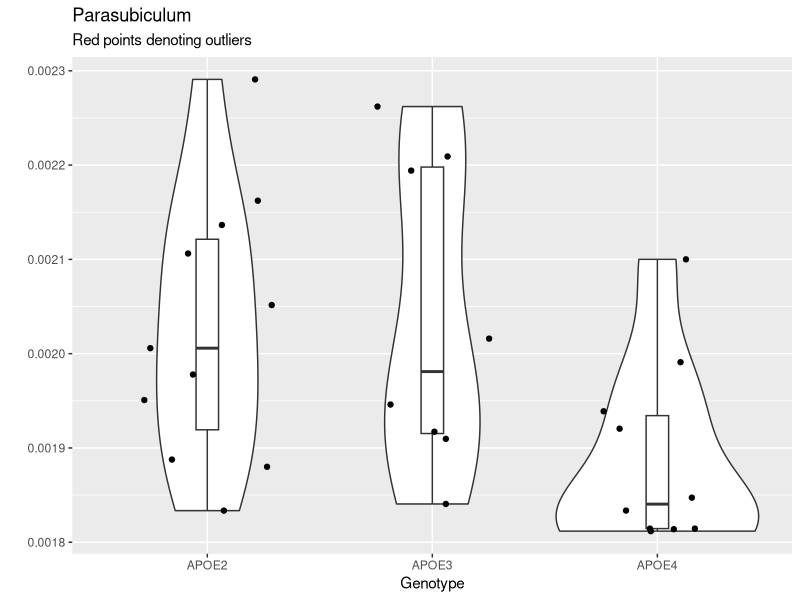
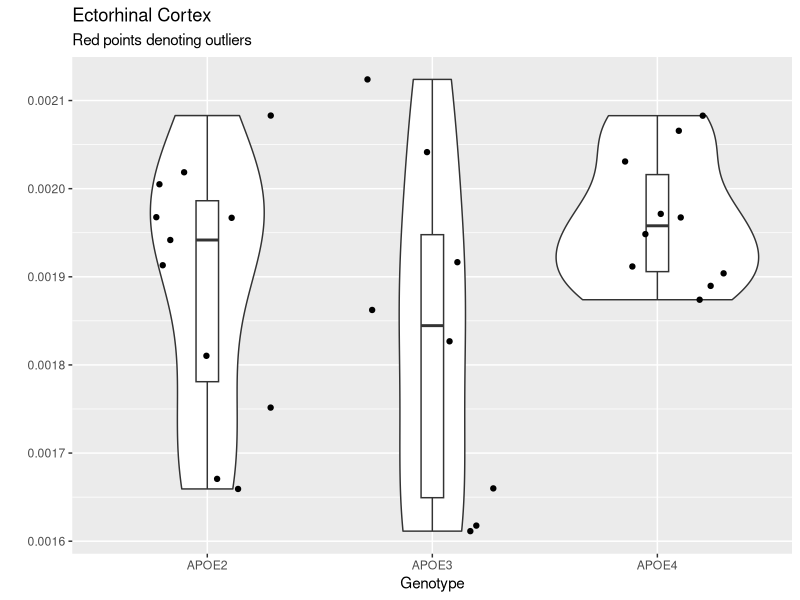
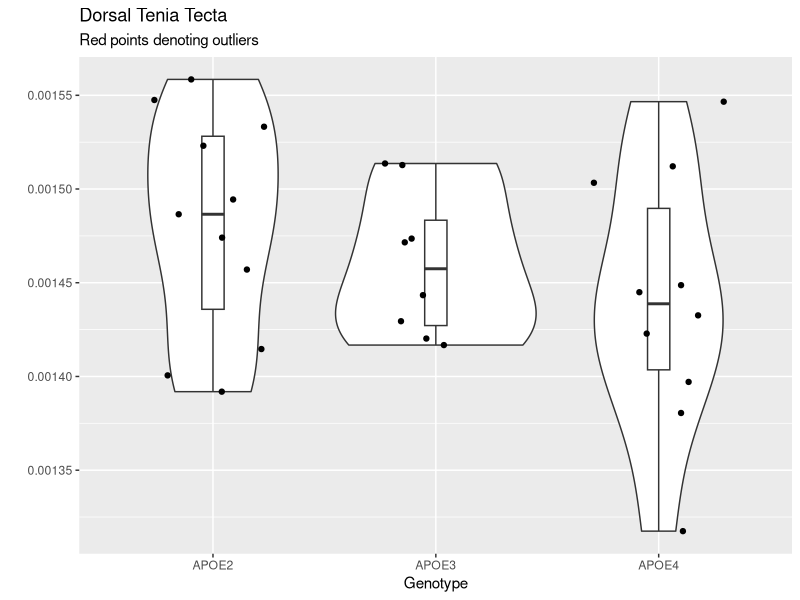
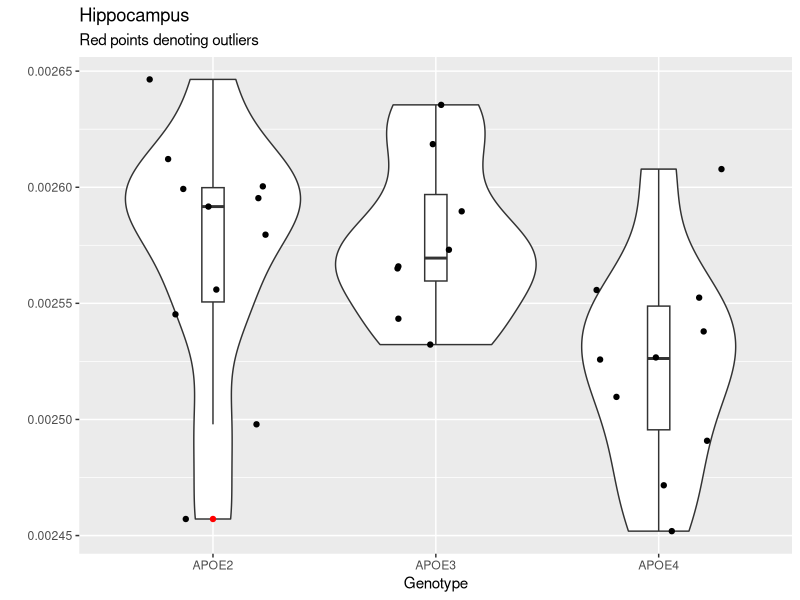
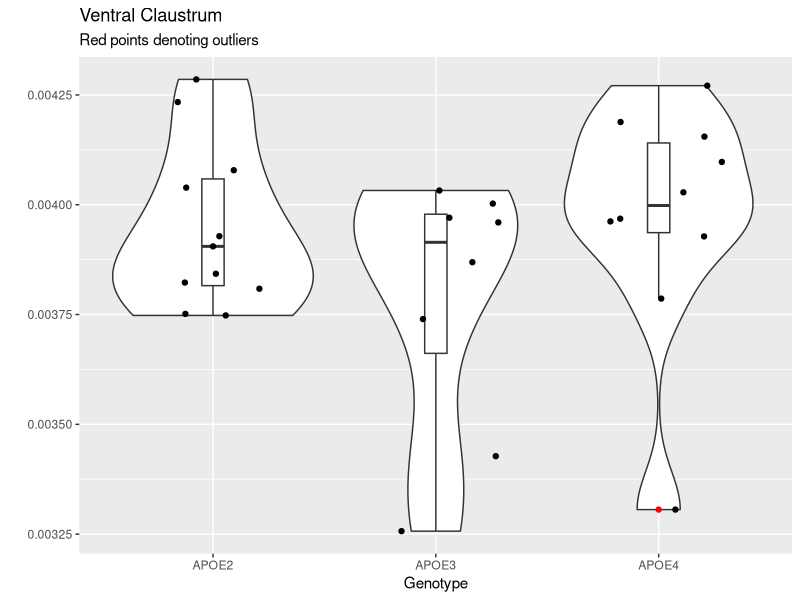
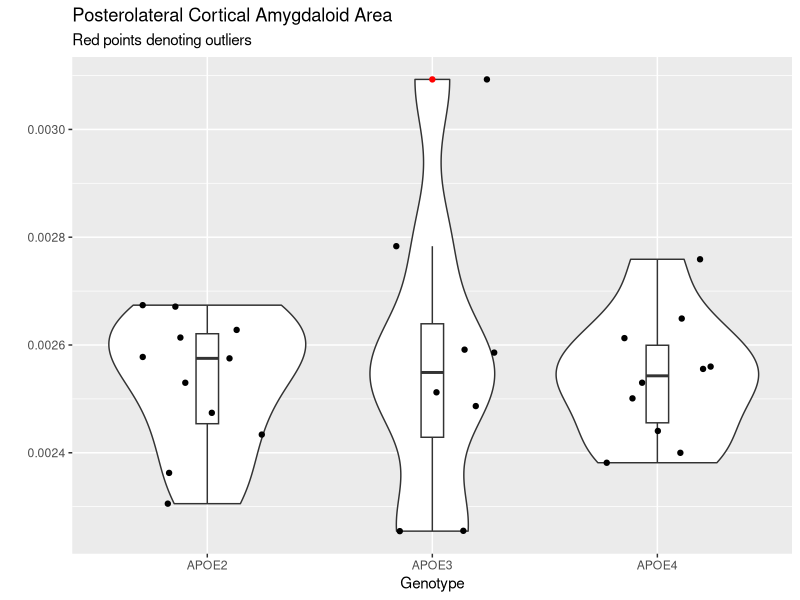
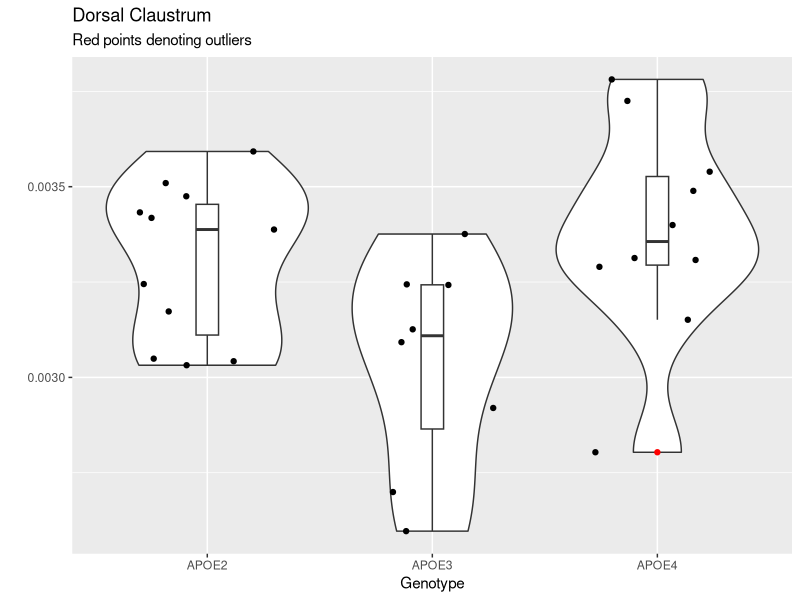
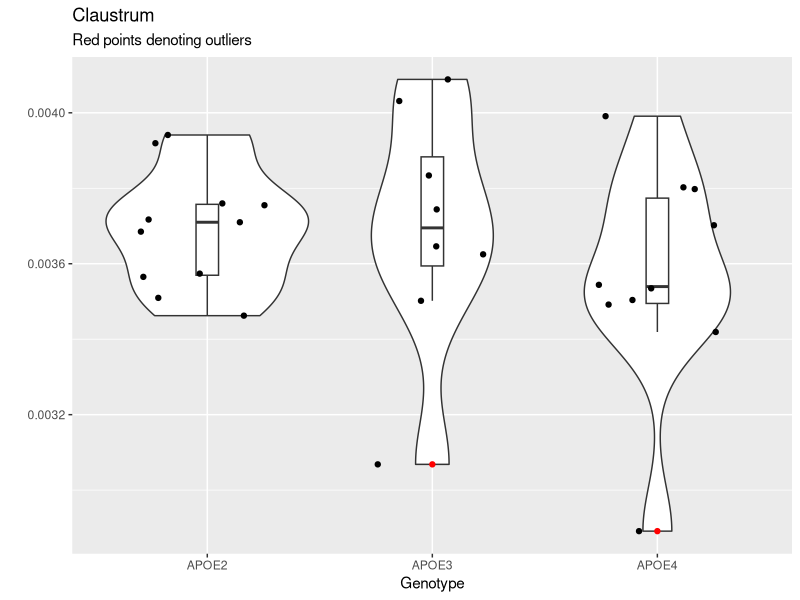

Recreate these plots in R, in order.
## ---- chunk 1
library(tidyverse)
data <- read.csv("memri.csv")
data2 <- read.csv("memri2.csv")
data3 <- read.csv("memriNewRegions.csv")
cvn_data <- read.csv("CVNanalysis.csv")
cvn2 <- read.csv("memri2_edit.csv")

#new <- read.csv("allGenotypes.csv")
new <- read.csv("propGeno4.csv")
new <- new %>% 
  filter(! is.na(Genotype)) %>% 
  filter(Genotype != "") %>% 
  filter(Genotype != "HN") %>% 
  mutate(geno = case_when(
    Genotype == "APOE2" | Genotype == "APOE22" ~ "APOE2",
    Genotype == "APOE3" | Genotype == "APOE33" ~ "APOE3",
    Genotype == "APOE4" | Genotype == "APOE44" ~ "APOE4",
    Genotype == "CVN" ~ "CVN"
  )) %>% 
  group_by(geno) 

#view(new)
## ---- chunk 2
ggplot(data = new, aes(factor(geno), PaS)) +
  geom_violin() +
  geom_boxplot(width = 0.1, outlier.color = "red") +
  geom_jitter(height = 0, width = 0.3) +
  labs(x = "Genotype",
       y = "",
       title = "Parasubiculum",
       subtitle = "Red points denoting outliers") 

res.aov <- aov(PaS ~ geno, data = new)
summary(res.aov)
## ---- chunk 3
ggplot(data = new, aes(factor(geno), Ect)) +
  geom_violin() +
  geom_boxplot(width = 0.1, outlier.color = "red") +
  geom_jitter(height = 0, width = 0.3) +
  labs(x = "Genotype",
       y = "",
       title = "Ectorhinal Cortex",
       subtitle = "Red points denoting outliers") 

res.aov <- aov(Ect ~ geno, data = new)
summary(res.aov)
## ---- chunk 4
ggplot(data = new, aes(factor(geno), DTT)) +
  geom_violin() +
  geom_boxplot(width = 0.1, outlier.color = "red") +
  geom_jitter(height = 0, width = 0.3) +
  labs(x = "Genotype",
       y = "",
       title = "Dorsal Tenia Tecta",
       subtitle = "Red points denoting outliers") 

res.aov <- aov(DTT ~ geno, data = new)
summary(res.aov)
## ---- chunk 5
ggplot(data = new, aes(factor(geno), Hc)) +
  geom_violin() +
  geom_boxplot(width = 0.1, outlier.color = "red") +
  geom_jitter(height = 0, width = 0.3) +
  labs(x = "Genotype",
       y = "",
       title = "Hippocampus",
       subtitle = "Red points denoting outliers") 

res.aov <- aov(Hc ~ geno, data = new)
summary(res.aov)
## ---- chunk 6
ggplot(data = new, aes(factor(geno), VCl)) +
  geom_violin() +
  geom_boxplot(width = 0.1, outlier.color = "red") +
  geom_jitter(height = 0, width = 0.3) +
  labs(x = "Genotype",
       y = "",
       title = "Ventral Claustrum",
       subtitle = "Red points denoting outliers") 

res.aov <- aov(VCl ~ geno, data = new)
summary(res.aov)
## ---- chunk 7
ggplot(data = new, aes(factor(geno), PLCo)) +
  geom_violin() +
  geom_boxplot(width = 0.1, outlier.color = "red") +
  geom_jitter(height = 0, width = 0.3) +
  labs(x = "Genotype",
       y = "",
       title = "Posterolateral Cortical Amygdaloid Area",
       subtitle = "Red points denoting outliers") 

res.aov <- aov(PLCo ~ geno, data = new)
summary(res.aov)
## ---- chunk 8
ggplot(data = new, aes(factor(geno), DCl)) +
  geom_violin() +
  geom_boxplot(width = 0.1, outlier.color = "red") +
  geom_jitter(height = 0, width = 0.3) +
  labs(x = "Genotype",
       y = "",
       title = "Dorsal Claustrum",
       subtitle = "Red points denoting outliers") 

res.aov <- aov(DCl ~ geno, data = new)
summary(res.aov)
## ---- chunk 9
ggplot(data = new, aes(factor(geno), Cl)) +
  geom_violin() +
  geom_boxplot(width = 0.1, outlier.color = "red") +
  geom_jitter(height = 0, width = 0.3) +
  labs(x = "Genotype",
       y = "",
       title = "Claustrum",
       subtitle = "Red points denoting outliers") 

res.aov <- aov(Cl ~ geno, data = new)
summary(res.aov)
## ---- chunk 10
ggplot(data = new, aes(factor(geno), VIEnt)) +
  geom_violin() +
  geom_boxplot(width = 0.1, outlier.color = "red") +
  geom_jitter(height = 0, width = 0.3) +
  labs(x = "Genotype",
       y = "",
       title = "Ventral Intermediate Entorhinal Cortex",
       subtitle = "Red points denoting outliers") 

res.aov <- aov(VIEnt ~ geno, data = new)
summary(res.aov)
## ---- chunk 11
ggplot(data = new, aes(factor(geno), MEnt)) +
  geom_violin() +
  geom_boxplot(width = 0.1, outlier.color = "red") +
  geom_jitter(height = 0, width = 0.3) +
  labs(x = "Genotype",
       y = "",
       title = "Left Caudomedial Entorhinal Cortex",
       subtitle = "Red points denoting outliers") 

res.aov <- aov(MEnt ~ geno, data = new)
summary(res.aov)
## ---- chunk 12
ggplot(data = new, aes(factor(geno), DLEnt)) +
  geom_violin() +
  geom_boxplot(width = 0.1, outlier.color = "red") +
  geom_jitter(height = 0, width = 0.3) +
  labs(x = "Genotype",
       y = "",
       title = "Left Dorsolateral Entorhinal Cortex",
       subtitle = "Red points denoting outliers") 

res.aov <- aov(DLEnt ~ geno, data = new)
summary(res.aov)
## ---- chunk 13
ggplot(data = new, aes(factor(geno), DIEnt)) +
  geom_violin() +
  geom_boxplot(width = 0.1, outlier.color = "red") +
  geom_jitter(height = 0, width = 0.3) +
  labs(x = "Genotype",
       y = "",
       title = "Left Dorsal Intermediate Entorhinal Cortex",
       subtitle = "Red points denoting outliers") 

res.aov <- aov(DIEnt ~ geno, data = new)
summary(res.aov)
## ---- chunk 14
ggplot(data = new, aes(factor(geno), CEnt)) +
  geom_violin() +
  geom_boxplot(width = 0.1, outlier.color = "red") +
  geom_jitter(height = 0, width = 0.3) +
  labs(x = "Genotype",
       y = "",
       title = "Left Caudomedial Entorhinal Cortex",
       subtitle = "Red points denoting outliers") 

res.aov <- aov(CEnt ~ geno, data = new)
summary(res.aov)
## ---- chunk 15
ggplot(data = new, aes(factor(geno), VO)) +
  geom_violin() +
  geom_boxplot(width = 0.1, outlier.color = "red") +
  geom_jitter(height = 0, width = 0.3) +
  labs(x = "Genotype",
       y = "",
       title = "Left Ventral Orbital Cortex",
       subtitle = "Red points denoting outliers") 

res.aov <- aov(VO ~ geno, data = new)
summary(res.aov)
## ---- chunk 16
ggplot(data = new, aes(factor(geno), V1B)) +
  geom_violin() +
  geom_boxplot(width = 0.1, outlier.color = "red") +
  geom_jitter(height = 0, width = 0.3) +
  labs(x = "Genotype",
       y = "",
       title = "Left Primary Visual Cortex Binocular Area",
       subtitle = "Red points denoting outliers") 

res.aov <- aov(V1B ~ geno, data = new)
summary(res.aov)
## ---- chunk 17
ggplot(data = new, aes(factor(geno), V2MM)) +
  geom_violin() +
  geom_boxplot(width = 0.1, outlier.color = "red") +
  geom_jitter(height = 0, width = 0.3) +
  labs(x = "Genotype",
       y = "",
       title = "Left Secondary Visual Cortex Mediomedial Area",
       subtitle = "Red points denoting outliers") 

res.aov <- aov(V2MM ~ geno, data = new)
summary(res.aov)
## ---- chunk 18
ggplot(data = new, aes(factor(geno), V2ML)) +
  geom_violin() +
  geom_boxplot(width = 0.1, outlier.color = "red") +
  geom_jitter(height = 0, width = 0.3) +
  labs(x = "Genotype",
       y = "",
       title = "Left Secondary Visual Cortex Mediolateral Area",
       subtitle = "Red points denoting outliers") 

res.aov <- aov(V2ML ~ geno, data = new)
summary(res.aov)
## ---- chunk 19
ggplot(data = new, aes(factor(geno), V2L)) +
  geom_violin() +
  geom_boxplot(width = 0.1, outlier.color = "red") +
  geom_jitter(height = 0, width = 0.3) +
  labs(x = "Genotype",
       y = "",
       title = "Left Secondary Visual Cortex Lateral Area",
       subtitle = "Red points denoting outliers") 

res.aov <- aov(V2L ~ geno, data = new)
summary(res.aov)
## ---- chunk 20
ggplot(data = new, aes(factor(geno), V1M)) +
  geom_violin() +
  geom_boxplot(width = 0.1, outlier.color = "red") +
  geom_jitter(height = 0, width = 0.3) +
  labs(x = "Genotype",
       y = "",
       title = "Left Primary Visual Cortex Monocular Area",
       subtitle = "Red points denoting outliers") 

res.aov <- aov(V1M ~ geno, data = new)
summary(res.aov)
## ---- chunk 21
ggplot(data = new, aes(factor(geno), V1B)) +
  geom_violin() +
  geom_boxplot(width = 0.1, outlier.color = "red") +
  geom_jitter(height = 0, width = 0.3) +
  labs(x = "Genotype",
       y = "",
       title = "Left Primary Visual Cortex Binocular Area",
       subtitle = "Red points denoting outliers") 

res.aov <- aov(V1B ~ geno, data = new)
summary(res.aov)
## ---- chunk 22
ggplot(data = new, aes(factor(geno), V1)) +
  geom_violin() +
  geom_boxplot(width = 0.1, outlier.color = "red") +
  geom_jitter(height = 0, width = 0.3) +
  labs(x = "Genotype",
       y = "",
       title = "Left Primary Visual Cortex",
       subtitle = "Red points denoting outliers") 

res.aov <- aov(V1 ~ geno, data = new)
summary(res.aov)
## ---- chunk 23
ggplot(data = new, aes(factor(geno), TeA)) +
  geom_violin() +
  geom_boxplot(width = 0.1, outlier.color = "red") +
  geom_jitter(height = 0, width = 0.3) +
  labs(x = "Genotype",
       y = "",
       title = "Left Temporal Association Cortex",
       subtitle = "Red points denoting outliers") 

res.aov <- aov(TeA ~ geno, data = new)
summary(res.aov)
## ---- chunk 24
ggplot(data = new, aes(factor(geno), S2)) +
  geom_violin() +
  geom_boxplot(width = 0.1, outlier.color = "red") +
  geom_jitter(height = 0, width = 0.3) +
  labs(x = "Genotype",
       y = "Left Secondary Somatosensory Cortex",
       subtitle = "Red points denoting outliers") 

res.aov <- aov(S2 ~ geno, data = new)
summary(res.aov)
## ---- chunk 25
ggplot(data = new, aes(factor(geno), S1ULp)) +
  geom_violin() +
  geom_boxplot(width = 0.1, outlier.color = "red") +
  geom_jitter(height = 0, width = 0.3) +
  labs(x = "Genotype",
       y = "",
       title = "Left Primary Somatosensory Cortex Upper Lip Region",
       subtitle = "Red points denoting outliers") 

res.aov <- aov(S1ULp ~ geno, data = new)
summary(res.aov)
## ---- chunk 26
ggplot(data = new, aes(factor(geno), S1Tr)) +
  geom_violin() +
  geom_boxplot(width = 0.1, outlier.color = "red") +
  geom_jitter(height = 0, width = 0.3) +
  labs(x = "Genotype",
       y = "",
       title = "Left Primary Somatosensory Cortex Trunk Region",
       subtitle = "Red points denoting outliers") 

res.aov <- aov(S1Tr ~ geno, data = new)
summary(res.aov)
## ---- chunk 27
ggplot(data = new, aes(factor(geno), S1Sh)) +
  geom_violin() +
  geom_boxplot(width = 0.1, outlier.color = "red") +
  geom_jitter(height = 0, width = 0.3) +
  labs(x = "Genotype",
       y = "",
       title = "Left Primary Somatosensory Cortex Shoulder Region",
       subtitle = "Red points denoting outliers") 

res.aov <- aov(S1Sh ~ geno, data = new)
summary(res.aov)
## ---- chunk 28
ggplot(data = new, aes(factor(geno), S1J)) +
  geom_violin() +
  geom_boxplot(width = 0.1, outlier.color = "red") +
  geom_jitter(height = 0, width = 0.3) +
  labs(x = "Genotype",
       y = "",
       title = "Left Primary Somatosensory Cortex Jaw Region",
       subtitle = "Red points denoting outliers") 

res.aov <- aov(S1J ~ geno, data = new)
summary(res.aov)
## ---- chunk 29
ggplot(data = new, aes(factor(geno), S1HL)) +
  geom_violin() +
  geom_boxplot(width = 0.1, outlier.color = "red") +
  geom_jitter(height = 0, width = 0.3) +
  labs(x = "Genotype",
       y = "",
       title = "Left Primary Somatosensory Cortex Hindlimb Region",
       subtitle = "Red points denoting outliers") 

res.aov <- aov(S1HL ~ geno, data = new)
summary(res.aov)
## ---- chunk 30
ggplot(data = new, aes(factor(geno), S1FL)) +
  geom_violin() +
  geom_boxplot(width = 0.1, outlier.color = "red") +
  geom_jitter(height = 0, width = 0.3) +
  labs(x = "Genotype",
       y = "",
       title = "Left Primary Somatosensory Cortex Forelimb Region",
       subtitle = "Red points denoting outliers") 

res.aov <- aov(S1FL ~ geno, data = new)
summary(res.aov)
## ---- chunk 31
ggplot(data = new, aes(factor(geno), S1BF)) +
  geom_violin() +
  geom_boxplot(width = 0.1, outlier.color = "red") +
  geom_jitter(height = 0, width = 0.3) +
  labs(x = "Genotype",
       y = "",
       title = "Left Primary Somatosensory Cortex Dysgranular Zone",
       subtitle = "Red points denoting outliers") 

res.aov <- aov(S1DZ ~ geno, data = new)
summary(res.aov)
## ---- chunk 32
ggplot(data = new, aes(factor(geno), S1BF)) +
  geom_violin() +
  geom_boxplot(width = 0.1, outlier.color = "red") +
  geom_jitter(height = 0, width = 0.3) +
  labs(x = "Genotype",
       y = "",
       title = "Left Primary Somatosensory Cortex Barrel Field",
       subtitle = "Red points denoting outliers") 

res.aov <- aov(S1BF ~ geno, data = new)
summary(res.aov)
## ---- chunk 33
ggplot(data = new, aes(factor(geno), S1)) +
  geom_violin() +
  geom_boxplot(width = 0.1, outlier.color = "red") +
  geom_jitter(height = 0, width = 0.3) +
  labs(x = "Genotype",
       y = "",
       title = "Left Primary Somatosensory Cortex",
       subtitle = "Red points denoting outliers") 

res.aov <- aov(S1 ~ geno, data = new)
summary(res.aov)
## ---- chunk 34
ggplot(data = new, aes(factor(geno), PtPR)) +
  geom_violin() +
  geom_boxplot(width = 0.1, outlier.color = "red") +
  geom_jitter(height = 0, width = 0.3) +
  labs(x = "Genotype",
       y = "",
       title = "Left Parietal Cortex Posterial Area Rostral Part",
       subtitle = "Red points denoting outliers") 

res.aov <- aov(PtPR ~ geno, data = new)
summary(res.aov)
## ---- chunk 35
ggplot(data = new, aes(factor(geno), MPtA)) +
  geom_violin() +
  geom_boxplot(width = 0.1, outlier.color = "red") +
  geom_jitter(height = 0, width = 0.3) +
  labs(x = "Genotype",
       y = "",
       title = "Left Medial Parietal Association Cortex",
       subtitle = "Red points denoting outliers") 

res.aov <- aov(MPtA ~ geno, data = new)
summary(res.aov)
## ---- chunk 36
ggplot(data = new, aes(factor(geno), MO)) +
  geom_violin() +
  geom_boxplot(width = 0.1, outlier.color = "red") +
  geom_jitter(height = 0, width = 0.3) +
  labs(x = "Genotype",
       y = "",
       title = "Left Medial Orbital Cortex",
       subtitle = "Red points denoting outliers") 

res.aov <- aov(MO ~ geno, data = new)
summary(res.aov)
## ---- chunk 37
ggplot(data = new, aes(factor(geno), M2)) +
  geom_violin() +
  geom_boxplot(width = 0.1, outlier.color = "red") +
  geom_jitter(height = 0, width = 0.3) +
  labs(x = "Genotype",
       y = "",
       title = "Left Secondary Motor Cortex",
       subtitle = "Red points denoting outliers") 

res.aov <- aov(M2 ~ geno, data = new)
summary(res.aov)
## ---- chunk 38
ggplot(data = new, aes(factor(geno), M1)) +
  geom_violin() +
  geom_boxplot(width = 0.1, outlier.color = "red") +
  geom_jitter(height = 0, width = 0.3) +
  labs(x = "Genotype",
       y = "",
       title = "Left Primary Motor Cortex",
       subtitle = "Red points denoting outliers") 

res.aov <- aov(M1 ~ geno, data = new)
summary(res.aov)
## ---- chunk 39
ggplot(data = new, aes(factor(geno), LPtA)) +
  geom_violin() +
  geom_boxplot(width = 0.1, outlier.color = "red") +
  geom_jitter(height = 0, width = 0.3) +
  labs(x = "Genotype",
       y = "",
       title = "Left Lateral Parietal Association Cortex",
       subtitle = "Red points denoting outliers") 

res.aov <- aov(LPtA ~ geno, data = new)
summary(res.aov)
## ---- chunk 40
ggplot(data = new, aes(factor(geno), LO)) +
  geom_violin() +
  geom_boxplot(width = 0.1, outlier.color = "red") +
  geom_jitter(height = 0, width = 0.3) +
  labs(x = "Genotype",
       y = "",
       title = "Left Lateral Orbital Cortex",
       subtitle = "Red points denoting outliers") 

res.aov <- aov(LO ~ geno, data = new)
summary(res.aov)
## ---- chunk 41
ggplot(data = new, aes(factor(geno), Ins)) +
  geom_violin() +
  geom_boxplot(width = 0.1, outlier.color = "red") +
  geom_jitter(height = 0, width = 0.3) +
  labs(x = "Genotype",
       y = "",
       title = "Left Insular Cortex",
       subtitle = "Red points denoting outliers") 

res.aov <- aov(Ins ~ geno, data = new)
summary(res.aov)
## ---- chunk 42
ggplot(data = new, aes(factor(geno), FrA)) +
  geom_violin() +
  geom_boxplot(width = 0.1, outlier.color = "red") +
  geom_jitter(height = 0, width = 0.3) +
  labs(x = "Genotype",
       y = "",
       title = "Left Frontal Assocation Cortex",
       subtitle = "Red points denoting outliers") 

res.aov <- aov(FrA ~ geno, data = new)
summary(res.aov)
## ---- chunk 43
ggplot(data = new, aes(factor(geno), Fr3)) +
  geom_violin() +
  geom_boxplot(width = 0.1, outlier.color = "red") +
  geom_jitter(height = 0, width = 0.3) +
  labs(x = "Genotype",
       y = "",
       title = "Left Frontal Cortex Area 3",
       subtitle = "Red points denoting outliers") 

res.aov <- aov(Fr3 ~ geno, data = new)
summary(res.aov)
## ---- chunk 44
ggplot(data = new, aes(factor(geno), DLO)) +
  geom_violin() +
  geom_boxplot(width = 0.1, outlier.color = "red") +
  geom_jitter(height = 0, width = 0.3) +
  labs(x = "Genotype",
       y = "",
       title = "Left Dorsolateral Orbital Cortex",
       subtitle = "Red points denoting outliers") 

res.aov <- aov(DLO ~ geno, data = new)
summary(res.aov)
## ---- chunk 45
ggplot(data = new, aes(factor(geno), AuV)) +
  geom_violin() +
  geom_boxplot(width = 0.1, outlier.color = "red") +
  geom_jitter(height = 0, width = 0.3) +
  labs(x = "Genotype",
       y = "",
       title = "Left Secondary Auditory Cortex Ventral Part",
       subtitle = "Red points denoting outliers") 

res.aov <- aov(AuV ~ geno, data = new)
summary(res.aov)
## ---- chunk 46
ggplot(data = new, aes(factor(geno), AuD)) +
  geom_violin() +
  geom_boxplot(width = 0.1, outlier.color = "red") +
  geom_jitter(height = 0, width = 0.3) +
  labs(x = "Genotype",
       y = "",
       title = "Left Secondary Auditory Cortex Dorsal Part",
       subtitle = "Red points denoting outliers") 

res.aov <- aov(AuD ~ geno, data = new)
summary(res.aov)
## ---- chunk 47
ggplot(data = new, aes(factor(geno), Au1)) +
  geom_violin() +
  geom_boxplot(width = 0.1, outlier.color = "red") +
  geom_jitter(height = 0, width = 0.3) +
  labs(x = "Genotype",
       y = "",
       title = "Left Primary Auditory Cortex",
       subtitle = "Red points denoting outliers") 

res.aov <- aov(Au1 ~ geno, data = new)
summary(res.aov)
## ---- chunk 48
ggplot(data = new, aes(factor(geno), A32)) +
  geom_violin() +
  geom_boxplot(width = 0.1, outlier.color = "red") +
  geom_jitter(height = 0, width = 0.3) +
  labs(x = "Genotype",
       y = "",
       title = "Left Cingulate Cortex Area 32",
       subtitle = "Red points denoting outliers") 

res.aov <- aov(A32 ~ geno, data = new)
summary(res.aov)
## ---- chunk 49
ggplot(data = new, aes(factor(geno), A30)) +
  geom_violin() +
  geom_boxplot(width = 0.1, outlier.color = "red") +
  geom_jitter(height = 0, width = 0.3) +
  labs(x = "Genotype",
       y = "",
       title = "Left Cingulate Cortex Area 30",
       subtitle = "Red points denoting outliers") 

res.aov <- aov(A30 ~ geno, data = new)
summary(res.aov)
## ---- chunk 50
ggplot(data = new, aes(factor(geno), A29c)) +
  geom_violin() +
  geom_boxplot(width = 0.1, outlier.color = "red") +
  geom_jitter(height = 0, width = 0.3) +
  labs(x = "Genotype",
       y = "",
       title = "Left Cingulate Cortex Area 29c",
       subtitle = "Red points denoting outliers") 

res.aov <- aov(A29c ~ geno, data = new)
summary(res.aov)
## ---- chunk 51
ggplot(data = new, aes(factor(geno), A29b)) +
  geom_violin() +
  geom_boxplot(width = 0.1, outlier.color = "red") +
  geom_jitter(height = 0, width = 0.3) +
  labs(x = "Genotype",
       y = "",
       title = "Left Cingulate Cortex Area 29b",
       subtitle = "Red points denoting outliers") 

res.aov <- aov(A29b ~ geno, data = new)
summary(res.aov)
## ---- chunk 52
ggplot(data = new, aes(factor(geno), A29a)) +
  geom_violin() +
  geom_boxplot(width = 0.1, outlier.color = "red") +
  geom_jitter(height = 0, width = 0.3) +
  labs(x = "Genotype",
       y = "",
       title = "Left Cingulate Cortex Area 29a",
       subtitle = "Red points denoting outliers") 

res.aov <- aov(A29a ~ geno, data = new)
summary(res.aov)
## ---- chunk 53
ggplot(data = new, aes(factor(geno), A24bPrime)) +
  geom_violin() +
  geom_boxplot(width = 0.1, outlier.color = "red") +
  geom_jitter(height = 0, width = 0.3) +
  labs(x = "Genotype",
       y = "",
       title = "Left Cingulate Cortex Area 24b Prime",
       subtitle = "Red points denoting outliers") 

res.aov <- aov(A24bPrime ~ geno, data = new)
summary(res.aov)
## ---- chunk 54
ggplot(data = new, aes(factor(geno), A24b)) +
  geom_violin() +
  geom_boxplot(width = 0.1, outlier.color = "red") +
  geom_jitter(height = 0, width = 0.3) +
  labs(x = "Genotype",
       y = "",
       title = "Left Cingulate Cortex Area 24b",
       subtitle = "Red points denoting outliers") 

res.aov <- aov(A24b ~ geno, data = new)
summary(res.aov)
## ---- chunk 55
ggplot(data = new, aes(factor(geno), A24aPrime)) +
  geom_violin() +
  geom_boxplot(width = 0.1, outlier.color = "red") +
  geom_jitter(height = 0, width = 0.3) +
  labs(x = "Genotype",
       y = "",
       title = "Left Cingulate Cortex Area 24a Prime",
       subtitle = "Red points denoting outliers") 

res.aov <- aov(A24aPrime ~ geno, data = new)
summary(res.aov)
## ---- chunk 56
ggplot(data = new, aes(factor(geno), A24a)) +
  geom_violin() +
  geom_boxplot(width = 0.1, outlier.color = "red") +
  geom_jitter(height = 0, width = 0.3) +
  labs(x = "Genotype",
       y = "",
       title = "Left Cingulate Cortex Area 24a",
       subtitle = "Red points denoting outliers") 

res.aov <- aov(A24a ~ geno, data = new)
summary(res.aov)
## ---- chunk 57
ggplot(data = new, aes(factor(geno), Exterior)) +
  geom_violin() +
  geom_boxplot(width = 0.1, outlier.color = "red") +
  geom_jitter(height = 0, width = 0.3) +
  labs(x = "Genotype",
       y = "",
       title = "Exterior",
       subtitle = "Red points denoting outliers") 

res.aov <- aov(Exterior ~ geno, data = new)
summary(res.aov)
